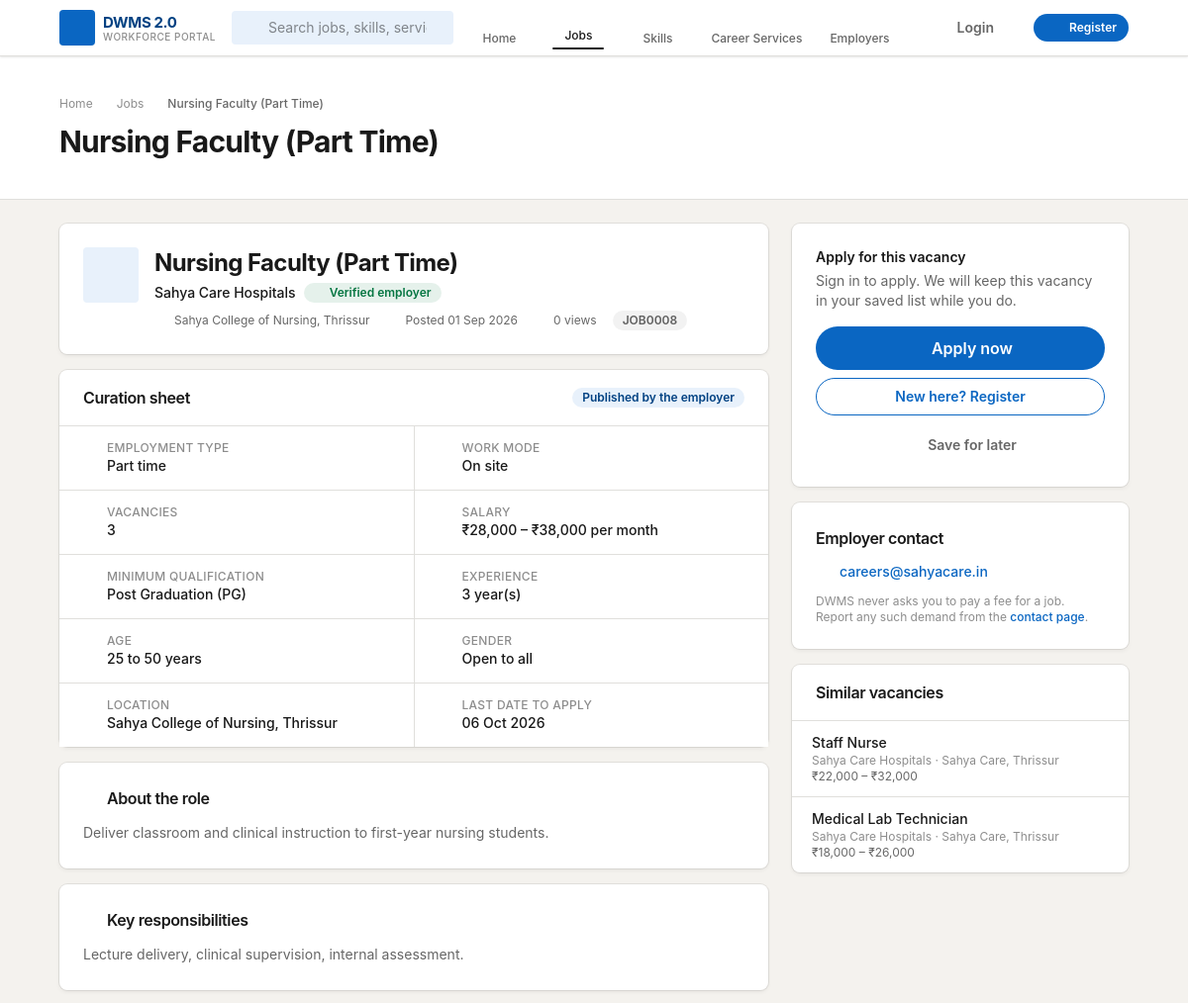
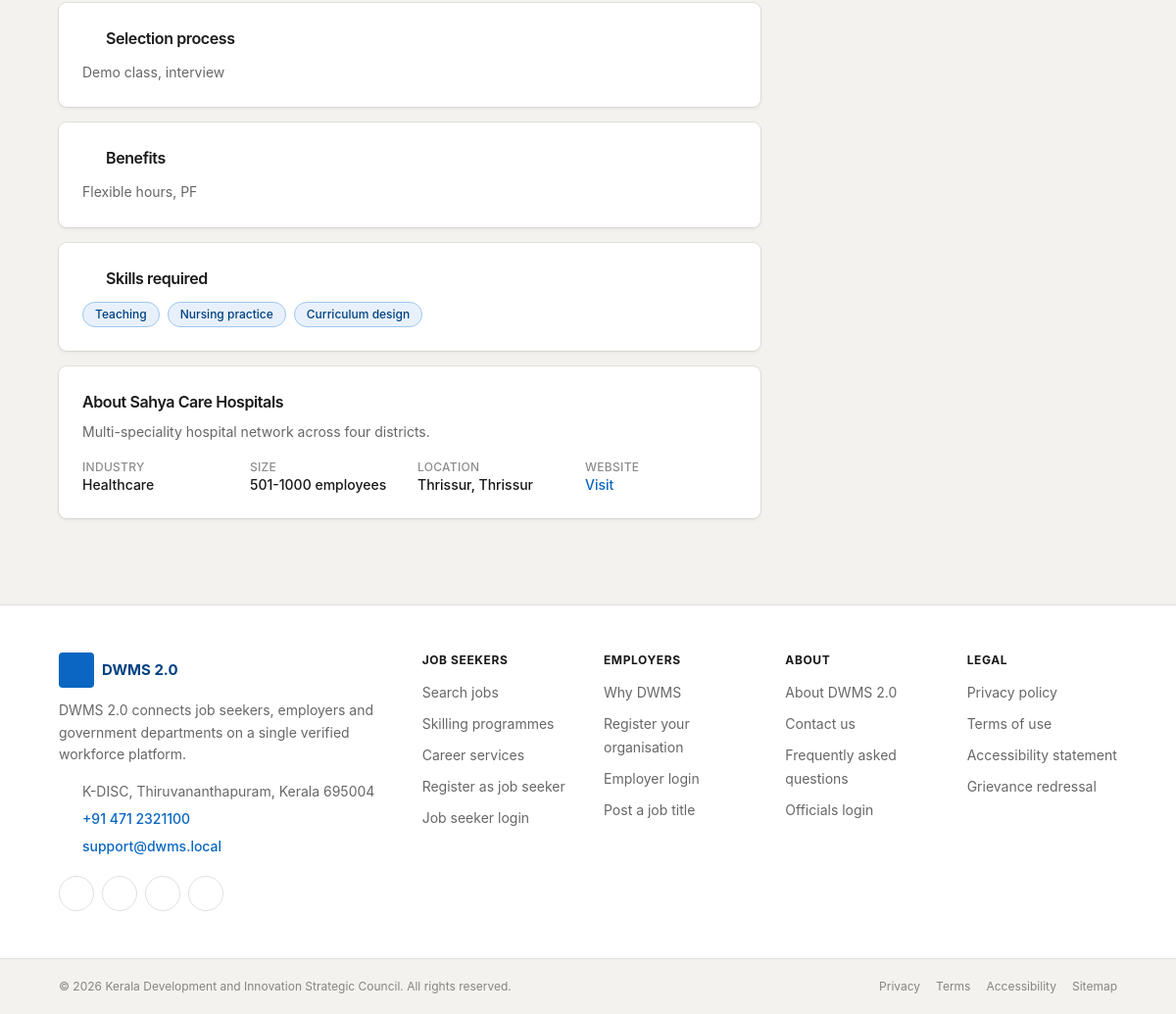
Page /jobs/8 on the committed database (2 pictures, top to bottom).
### tables this page shows
CREATE TABLE IF NOT EXISTS jobs (
  id                INT UNSIGNED AUTO_INCREMENT PRIMARY KEY,
  employer_id       INT UNSIGNED NOT NULL,
  category_id       INT UNSIGNED NULL,
  code              VARCHAR(20) NOT NULL UNIQUE,
  title             VARCHAR(180) NOT NULL,
  slug              VARCHAR(200) NULL,
  description       TEXT NULL,
  responsibilities  TEXT NULL,
   
  min_qualification ENUM('below_10','sslc','plus_two','iti','diploma','ug','pg','phd','any') NOT NULL DEFAULT 'any',
  qualification_note VARCHAR(255) NULL,
  skills_required   VARCHAR(500) NULL,
  experience_min    DECIMAL(4,1) NOT NULL DEFAULT 0,
  experience_max    DECIMAL(4,1) NULL,
  age_min           TINYINT UNSIGNED NULL,
  age_max           TINYINT UNSIGNED NULL,
  gender_preference ENUM('any','male','female') NOT NULL DEFAULT 'any',
   
  employment_type   ENUM('full_time','part_time','contract','internship','apprenticeship','freelance') NOT NULL DEFAULT 'full_time',
  work_mode         ENUM('on_site','hybrid','remote') NOT NULL DEFAULT 'on_site',
  vacancies         SMALLINT UNSIGNED NOT NULL DEFAULT 1,
  salary_min        DECIMAL(12,2) NULL,
  salary_max        DECIMAL(12,2) NULL,
  salary_period     ENUM('monthly','annual','daily','hourly') NOT NULL DEFAULT 'monthly',
  job_location      VARCHAR(180) NULL,
  district          VARCHAR(100) NULL,
  state             VARCHAR(100) NULL DEFAULT 'Kerala',
   
  selection_process VARCHAR(255) NULL,
  benefits          VARCHAR(500) NULL,
  contact_email     VARCHAR(150) NULL,
  contact_mobile    VARCHAR(15) NULL,
  last_date         DATE NULL,
  status            ENUM('draft','published','closed','archived') NOT NULL DEFAULT 'draft',
  views             INT UNSIGNED NOT NULL DEFAULT 0,
  published_at      DATETIME NULL,
  created_at        TIMESTAMP NOT NULL DEFAULT CURRENT_TIMESTAMP,
  updated_at        TIMESTAMP NULL DEFAULT CURRENT_TIMESTAMP ON UPDATE CURRENT_TIMESTAMP,
  INDEX (status, last_date), INDEX (employer_id), INDEX (category_id), INDEX (district),
  FULLTEXT KEY ft_job (title, description, skills_required),
  CONSTRAINT fk_job_employer FOREIGN KEY (employer_id) REFERENCES employers(id) ON DELETE CASCADE,
  CONSTRAINT fk_job_category FOREIGN KEY (category_id) REFERENCES job_categories(id) ON DELETE SET NULL
);

CREATE TABLE IF NOT EXISTS employers (
  id                INT UNSIGNED AUTO_INCREMENT PRIMARY KEY,
  company_name      VARCHAR(180) NOT NULL,
  email             VARCHAR(150) NOT NULL UNIQUE,
  email_verified    TINYINT(1) NOT NULL DEFAULT 0,
  password          VARCHAR(255) NOT NULL,
  logo              VARCHAR(255) NULL,
   
  ownership_type    ENUM('proprietorship','partnership','llp','private_limited','public_limited','government','psu','ngo','cooperative','other') NULL,
  industry          VARCHAR(120) NULL,
  employee_range    ENUM('1-10','11-50','51-200','201-500','501-1000','1000+') NULL,
  established_year  SMALLINT UNSIGNED NULL,
  website           VARCHAR(180) NULL,
  about             TEXT NULL,
   
  pan               VARCHAR(15) NULL,
  gstin             VARCHAR(20) NULL,
  cin               VARCHAR(30) NULL,
  registration_no   VARCHAR(60) NULL,
  labour_licence_no VARCHAR(60) NULL,
   
  address_line1     VARCHAR(180) NULL,
  address_line2     VARCHAR(180) NULL,
  city              VARCHAR(100) NULL,
  district          VARCHAR(100) NULL,
  state             VARCHAR(100) NULL,
  pincode           VARCHAR(10) NULL,
  contact_person    VARCHAR(120) NULL,
  contact_designation VARCHAR(120) NULL,
  contact_mobile    VARCHAR(15) NULL,
  contact_email     VARCHAR(150) NULL,
   
  profile_step      TINYINT UNSIGNED NOT NULL DEFAULT 1,
  profile_completed TINYINT(1) NOT NULL DEFAULT 0,
  status            ENUM('pending','verified','rejected','suspended') NOT NULL DEFAULT 'pending',
  verified_by       INT UNSIGNED NULL,
  verified_at       DATETIME NULL,
  remarks           VARCHAR(255) NULL,
  last_login_at     DATETIME NULL,
  created_at        TIMESTAMP NOT NULL DEFAULT CURRENT_TIMESTAMP,
  updated_at        TIMESTAMP NULL DEFAULT CURRENT_TIMESTAMP ON UPDATE CURRENT_TIMESTAMP,
  INDEX (status)
);

### app/Views/jobs/show.php (the view, shortened to what the rows shown need)
<?php
$loggedIn = Auth::check('seeker');
$expired  = $job['last_date'] && strtotime($job['last_date']) < strtotime('today');
$open     = $job['status'] === 'published' && !$expired;
?>
<section class="shell grid gap-6 py-6 lg:grid-cols-[1fr,340px]">
  <div class="min-w-0 space-y-4">
    <div class="card card-pad">
      <div class="flex flex-wrap items-start gap-4">
        <span class="flex h-14 w-14 shrink-0 items-center justify-center overflow-hidden rounded bg-brand-50 text-brand-500">
          <?php if ($job['logo']): ?><img src="<?= e(upload_url($job['logo'])) ?>" alt="" class="h-full w-full object-cover">
          <?php else: ?><?= icon('building', 'h-7 w-7') ?><?php endif; ?>
        </span>
        <div class="min-w-0 flex-1">
          <h1 class="text-xl font-bold text-ink sm:text-2xl"><?= e($job['title']) ?></h1>
          <p class="mt-1 flex flex-wrap items-center gap-2 text-sm text-ink-soft">
            <span class="font-medium text-ink"><?= e($job['company_name']) ?></span>
            <?php if ($job['employer_status'] === 'verified'): ?>
              <span class="badge-green"><?= icon('shield-check', 'h-3 w-3') ?>Verified employer</span>
            <?php endif; ?>
          </p>
          <p class="mt-2 flex flex-wrap gap-x-4 gap-y-1.5 text-xs text-ink-soft">
            <span class="flex items-center gap-1.5"><?= icon('map-pin', 'h-3.5 w-3.5 text-ink-faint') ?><?= e($job['job_location'] ?: $job['district'] ?: 'Kerala') ?></span>
            <span class="flex items-center gap-1.5"><?= icon('clock', 'h-3.5 w-3.5 text-ink-faint') ?>Posted <?= e(fdate($job['published_at'] ?: $job['created_at'])) ?></span>
            <span class="flex items-center gap-1.5"><?= icon('eye', 'h-3.5 w-3.5 text-ink-faint') ?><?= (int) $job['views'] ?> views</span>
            <span class="badge-gray"><?= e($job['code']) ?></span>
          </p>
        </div>
      </div>
    </div>
    <div class="card">
      <div class="card-head"><h2 class="card-title">Curation sheet</h2><span class="badge-blue">Published by the employer</span></div>
      <dl class="grid grid-cols-1 gap-px bg-line sm:grid-cols-2">
        <?php
        $sheet = [
          ['Employment type', Lookup::label(Lookup::EMPLOYMENT_TYPES, $job['employment_type']), 'briefcase'],
          ['Work mode', Lookup::label(Lookup::WORK_MODES, $job['work_mode']), 'globe'],
          ['Vacancies', (string) (int) $job['vacancies'], 'users'],
          ['Salary', salary_range($job['salary_min'], $job['salary_max']) . ' ' . Lookup::label(Lookup::SALARY_PERIODS, $job['salary_period'], ''), 'wallet'],
          ['Minimum qualification', Lookup::label(Lookup::JOB_QUALIFICATIONS, $job['min_qualification']), 'graduation'],
          ['Experience', ((float) $job['experience_min'] <= 0 ? 'Freshers can apply' : rtrim(rtrim((string) $job['experience_min'], '0'), '.') . ' year(s)') . ($job['experience_max'] ? ' to ' . rtrim(rtrim((string) $job['experience_max'], '0'), '.') . ' year(s)' : ''), 'chart'],
          ['Age', ($job['age_min'] || $job['age_max']) ? (($job['age_min'] ?: '—') . ' to ' . ($job['age_max'] ?: '—') . ' years') : 'No age limit', 'user'],
          ['Gender', $job['gender_preference'] === 'any' ? 'Open to all' : ucfirst($job['gender_preference']) . ' candidates', 'users'],
          ['Location', $job['job_location'] ?: ($job['district'] ?: 'Kerala'), 'map-pin'],
          ['Last date to apply', $job['last_date'] ? fdate($job['last_date']) : 'Open until filled', 'calendar'],
        ];
        foreach ($sheet as [$label, $value, $ic]): ?>
          <div class="flex items-start gap-3 bg-white px-5 py-3.5">
            <span class="mt-0.5 shrink-0 text-brand-500"><?= icon($ic, 'h-4 w-4') ?></span>
            <div class="min-w-0">
              <dt class="text-xs font-medium uppercase tracking-wide text-ink-faint"><?= e($label) ?></dt>
              <dd class="text-sm font-medium text-ink"><?= e($value) ?></dd>
            </div>
          </div>
        <?php endforeach; ?>
      </dl>
    </div>
    <?php foreach ([
      ['About the role', $job['description'], 'document'],
      ['Key responsibilities', $job['responsibilities'], 'clipboard'],
      ['Qualification notes', $job['qualification_note'], 'graduation'],
      ['Selection process', $job['selection_process'], 'target'],
      ['Benefits', $job['benefits'], 'star'],
    ] as [$heading, $body, $ic]): if (!trim((string) $body)) { continue; } ?>
      <div class="card card-pad">
        <h2 class="flex items-center gap-2 card-title"><?= icon($ic, 'h-4 w-4 text-brand-500') ?><?= e($heading) ?></h2>
        <p class="mt-3 whitespace-pre-line text-sm leading-relaxed text-ink-soft"><?= e($body) ?></p>
      </div>
    <?php endforeach; ?>
    <?php if ($job['skills_required']): ?>
      <div class="card card-pad">
        <h2 class="flex items-center gap-2 card-title"><?= icon('sparkles', 'h-4 w-4 text-brand-500') ?>Skills required</h2>
        <div class="mt-3 flex flex-wrap gap-2">
          <?php foreach (array_map('trim', explode(',', $job['skills_required'])) as $skill): if (!$skill) { continue; } ?>
            <span class="chip !border-brand-200 !bg-brand-50 !text-brand-700"><?= e($skill) ?></span>
          <?php endforeach; ?>
        </div>
      </div>
    <?php endif; ?>
    <div class="card card-pad">
      <h2 class="card-title">About <?= e($job['company_name']) ?></h2>
      <?php if ($job['company_about']): ?>
        <p class="mt-2 text-sm leading-relaxed text-ink-soft"><?= e($job['company_about']) ?></p>
      <?php endif; ?>
      <dl class="mt-4 grid grid-cols-2 gap-4 text-sm sm:grid-cols-4">
        <?php foreach (array_filter([
          'Industry' => $job['industry'],
          'Size'     => $job['employee_range'] ? $job['employee_range'] . ' employees' : null,
          'Location' => trim(($job['company_city'] ?: '') . ($job['company_district'] ? ', ' . $job['company_district'] : ''), ', ') ?: null,
          'Website'  => $job['website'],
        ]) as $k => $v): ?>
          <div>
            <dt class="text-xs font-medium uppercase tracking-wide text-ink-faint"><?= e($k) ?></dt>
            <dd class="truncate font-medium text-ink">
              <?php if ($k === 'Website'): ?><a href="<?= e($v) ?>" target="_blank" rel="noopener noreferrer" class="link">Visit</a>
              <?php else: ?><?= e($v) ?><?php endif; ?>
            </dd>
          </div>
        <?php endforeach; ?>
      </dl>
    </div>
  </div>
  <aside class="space-y-4 lg:sticky lg:top-20 lg:self-start">
    <div class="card card-pad" id="apply">
      <?php if ($application): ?>
        <p class="flex items-center gap-2 text-sm font-semibold text-success"><?= icon('check-circle', 'h-5 w-5') ?>You applied on <?= e(fdate($application['applied_at'])) ?></p>
        <p class="mt-1 text-sm text-ink-soft">Current status:
          <span class="badge-blue"><?= e(Lookup::label(Lookup::APPLICATION_STATUS, $application['status'])) ?></span>
        </p>
        <a href="<?= url('/dashboard/applications') ?>" class="btn-outline btn-block mt-4">Track my applications</a>
      <?php elseif (!$open): ?>
        <p class="text-sm font-semibold text-ink">Applications are closed</p>
        <p class="mt-1 text-sm text-ink-soft">Browse similar vacancies below, or set up your profile so you are ready for the next one.</p>
        <a href="<?= url('/jobs') ?>" class="btn-outline btn-block mt-4">Search other jobs</a>
      <?php elseif (!$loggedIn): ?>
        <p class="text-sm font-semibold text-ink">Apply for this vacancy</p>
        <p class="mt-1 text-sm text-ink-soft">Sign in to apply. We will keep this vacancy in your saved list while you do.</p>
        <button type="button" x-data class="btn-primary btn-block btn-lg mt-4"
                @click="$store.ui.openLogin({ jobId: <?= (int) $job['id'] ?>, title: '<?= e(addslashes($job['title'])) ?>', redirect: '<?= e(url('/jobs/' . $job['id'])) ?>' })">
          <?= icon('send', 'h-4 w-4') ?>Apply now
        </button>
        <a href="<?= url('/register') ?>" class="btn-outline btn-block mt-2">New here? Register</a>
      <?php endif; ?>
      <div x-data="saveJob(<?= (int) $job['id'] ?>, <?= $saved ? 'true' : 'false' ?>, <?= $loggedIn ? 'true' : 'false' ?>, '<?= e(addslashes($job['title'])) ?>')" class="mt-3">
        <button type="button" @click="toggle()" :disabled="busy" class="btn-ghost btn-block">
          <span x-show="!saved"><?= icon('bookmark', 'h-4 w-4') ?></span>
          <span x-text="saved ? 'Saved' : 'Save for later'">Save for later</span>
        </button>
      </div>
    </div>
    <?php if ($job['contact_email'] || $job['contact_mobile']): ?>
      <div class="card card-pad">
        <h2 class="card-title">Employer contact</h2>
        <ul class="mt-3 space-y-2 text-sm text-ink-soft">
          <?php if ($job['contact_email']): ?>
            <li class="flex items-center gap-2"><span class="text-brand-500"><?= icon('mail', 'h-4 w-4') ?></span>
              <a href="mailto:<?= e($job['contact_email']) ?>" class="link truncate"><?= e($job['contact_email']) ?></a></li>
          <?php endif; ?>
        </ul>
        <p class="mt-3 text-xs text-ink-faint">DWMS never asks you to pay a fee for a job. Report any such demand from the <a href="<?= url('/contact') ?>" class="link">contact page</a>.</p>
      </div>
    <?php endif; ?>
    <?php if ($similar): ?>
      <div class="card">
        <div class="card-head"><h2 class="card-title">Similar vacancies</h2></div>
        <ul class="divide-y divide-line">
          <?php foreach ($similar as $s): ?>
            <li class="px-5 py-3">
              <a href="<?= url('/jobs/' . $s['id']) ?>" class="block text-sm font-medium text-ink hover:text-brand-700"><?= e($s['title']) ?></a>
              <p class="truncate text-xs text-ink-faint"><?= e($s['company_name']) ?> · <?= e($s['job_location'] ?: 'Kerala') ?></p>
              <p class="text-xs text-ink-soft"><?= e(salary_range($s['salary_min'], $s['salary_max'])) ?></p>
            </li>
          <?php endforeach; ?>
        </ul>
      </div>
    <?php endif; ?>
  </aside>
</section>

### app/Core/Router.php (shortened to what the rows shown need)
<?php
class Router
{
    private array $routes = ['GET' => [], 'POST' => []];
    public function get(string $path, $handler): void
    {
        $this->routes['GET'][$this->normalise($path)] = $handler;
    }
    public function post(string $path, $handler): void
    {
        $this->routes['POST'][$this->normalise($path)] = $handler;
    }
    private function normalise(string $path): string
    {
        $path = '/' . trim($path, '/');
        return $path === '/' ? '/' : rtrim($path, '/');
    }
    public function dispatch(string $method, string $uri): void
    {
        $uri    = $this->normalise($uri);
        $method = strtoupper($method) === 'POST' ? 'POST' : 'GET';
        foreach ($this->routes[$method] as $route => $handler) {
            if (strpos($route, '{') === false) {
                continue;
            }
            $pattern = preg_replace('#\{[a-zA-Z_]+\}#', '([^/]+)', $route);
            if (preg_match('#^' . $pattern . '$#', $uri, $m)) {
                array_shift($m);
                $this->invoke($handler, $m);
                return;
            }
        }
    }
    private function invoke($handler, array $params): void
    {
        [$class, $action] = explode('@', $handler);
        $controller = new $fqcn();
        call_user_func_array([$controller, $action], $params);
    }
}

### rows in the picture
jobs: title "Nursing Faculty (Part Time)", employer.company_name "Sahya Care Hospitals", job_location "Sahya College of Nursing, Thrissur", published_at "01 Sep 2026", views "0", code "JOB0008", benefits "Flexible hours, PF", skills_required "Teaching", skills_required "Nursing practice", skills_required "Curriculum design", employer.about "Multi-speciality hospital network across four districts.", employer.industry "Healthcare", contact_email "careers@sahyacare.in"
jobs: title "Staff Nurse", employer.company_name "Sahya Care Hospitals", job_location "Sahya Care, Thrissur", salary_range($s['salary_min'], $s['salary_max']) "₹22,000 – ₹32,000"
jobs: title "Medical Lab Technician", employer.company_name "Sahya Care Hospitals", job_location "Sahya Care, Thrissur", salary_range($s['salary_min'], $s['salary_max']) "₹18,000 – ₹26,000"

### other values in the picture
setting('site_title', 'DWMS 2.0') "DWMS 2.0"
$m['label'] "Home"
$m['label'] "Jobs"
$m['label'] "Skills"
$m['label'] "Career Services"
$m['label'] "Employers"
$label "Jobs"
$label "Nursing Faculty (Part Time)"
$label "EMPLOYMENT TYPE"
$value "Part time"
$label "WORK MODE"
$value "On site"
$label "VACANCIES"
$value "3"
$label "SALARY"
